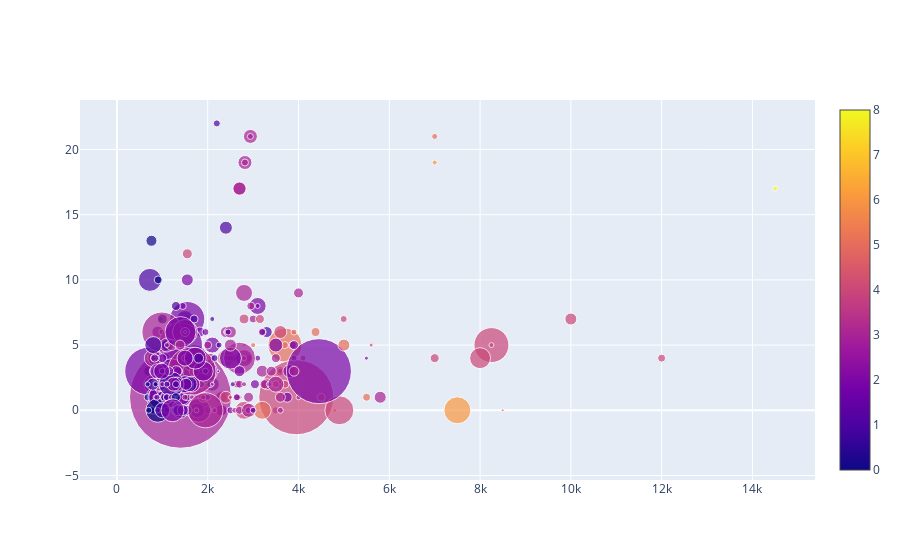

The notebook cell this image was saved under:
### Code cell
# data preparation

m2 = [int(m/10) for m in df_idealista[df_idealista["m2"].notna()]["m2"]]

data = [
    {
        'x': df_idealista['Price'],
        'y': df_idealista['Floor'],
        'mode': 'markers',
        'marker': {
            'color': df_idealista['Room'],
            'size': m2,
            'showscale': True
        },
        'text': df_idealista['Direction']
    }
]

iplot(data)

### Figure 1 — Plotly figure (JSON) as saved in the notebook; plotly's stock layout.template omitted (floating-point values rounded to 4 significant figures; data arrays with more than 128 entries replaced by an {"elided": "..."} marker saying what was removed)
{"data": [{"marker": {"color": {"elided": "382 int values"}, "showscale": true, "size": {"elided": "357 int values"}}, "mode": "markers", "text": {"elided": "382 str values"}, "type": "scatter", "x": {"elided": "382 int values"}, "y": {"elided": "382 int values"}}], "layout": {}}
